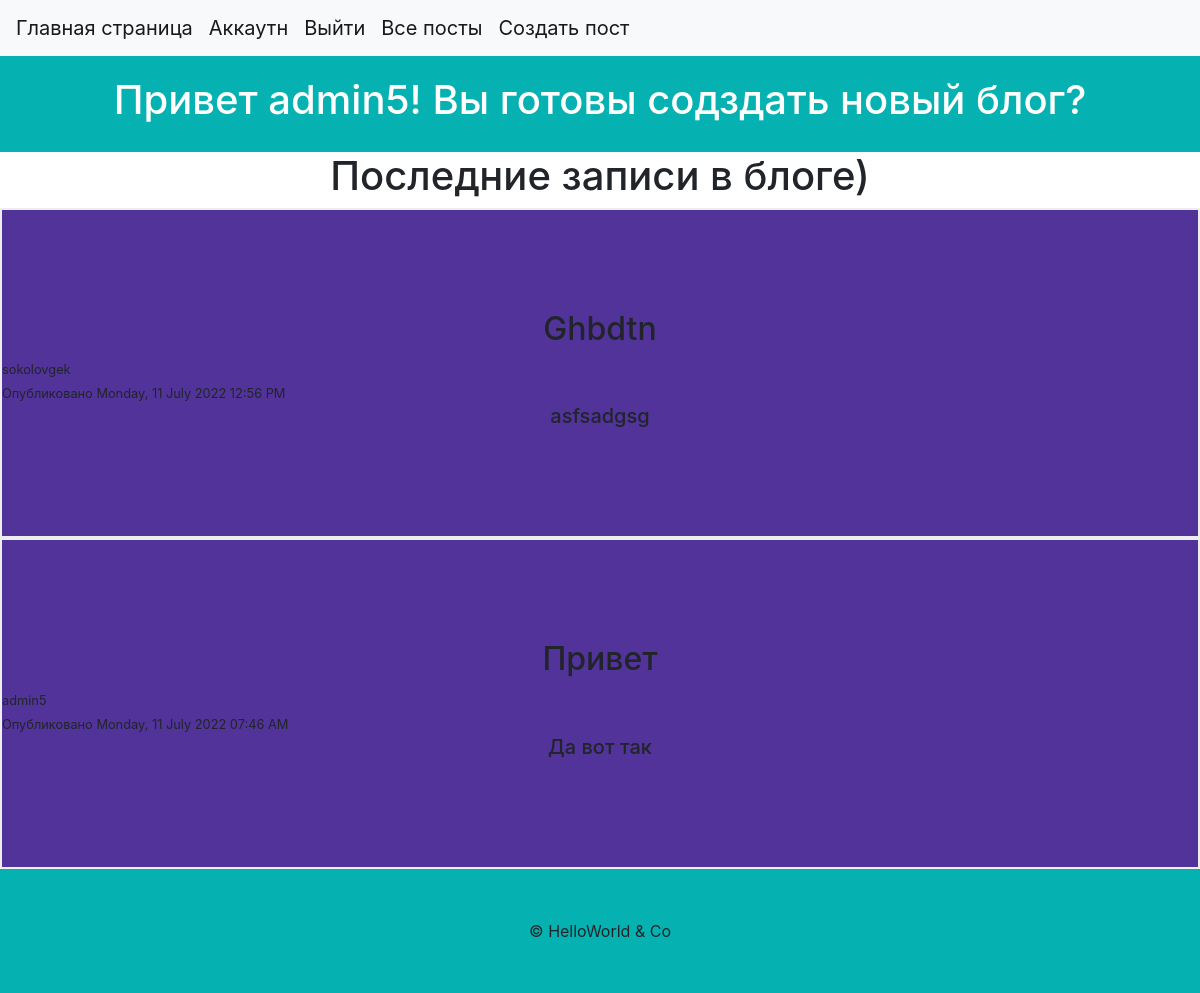
/home (signed in), run on the app's committed database.
### flask_blog/models.py (models this page shows, shortened)
class User(db.Model, UserMixin):
    id = db.Column(db.Integer, primary_key=True)
    username = db.Column(db.String(20), unique=True, nullable=False)
    email = db.Column(db.String(120), unique=True, nullable=False)
    image_file = db.Column(db.String(20), nullable=False, default='default.png')
    password = db.Column(db.String(60), nullable=False)
    posts = db.relationship('Post', backref='author', lazy=True)

class Post(db.Model, UserMixin):
    id = db.Column(db.Integer, primary_key=True)
    title = db.Column(db.String(100), nullable=False)
    date_posted = db.Column(db.DateTime, nullable=False, default=datetime.datetime.utcnow())
    content = db.Column(db.Text, nullable=False)
    user_id = db.Column(db.Integer, db.ForeignKey('user.id'), nullable=True)
    def __repr__(self):
        return f"Запись ('{self.title}', '{self.date_posted}')"

### flask_blog/main/routes.py (the view)
@main.route('/')
@main.route('/home')
def home():
    posts = Post.query.order_by(Post.date_posted.desc()).all()[:2]
    print(posts)
    return render_template('index.html', posts=posts)

### flask_blog/models.py (called while the page is built)
@login_manager.user_loader
def load_user(user_id):
    return User.query.get(int(user_id))

### flask_blog/templates/index.html (shortened to what this page needs)
{% extends 'base.html' %}
{% block content %}
    <header>
        <div class="container">
            <div class="row">
                <div class="col-12">
                    <h1 class="text-center text-white">
                        {% if current_user.is_authenticated %}
                            Привет {{ current_user.username }}! Вы готовы содздать новый блог?
                        {% else %}
                            Welcome to SokolovBlog!
                        {% endif %}
                    </h1>
                </div>
            </div>
        </div>
    </header>
        <div class="container">
            <div class="row">
                <div class="col-12">
                    <h1 class="text-center">
                        Последние записи в блоге)
                    </h1>
                </div>
            </div>
        </div>
{% for post in posts %}
    <section class="post">
        <h2 class="text-center">{{ post.title }}</h2>
        <small>{{ post.author.username }}</small>
        <br>
         <small>Опубликовано {{ post.date_posted.strftime('%A, %d %B %Y %I:%M %p') }}</small>
        <h5 class="text-center">{{ post.content }}</h5>
    </section>
{% endfor %}
{% endblock %}

### flask_blog/static/css/style.css (style rules this page uses)
:root { --color:#05b1b1; --color2:#52339a; }
section { padding: 100px 0; }
header { padding: 20px 0; }
header, footer { background: var(--color); }
section { background: var(--color2); }
.post { border: 2px #eee solid; }

### data on the page
User: username "admin5"
Post: title "Ghbdtn", author.username "sokolovgek", date_posted "Monday, 11 July 2022 12:56 PM", content "asfsadgsg"
Post: title "Привет", author.username "admin5", date_posted "Monday, 11 July 2022 07:46 AM", content "Да вот так"
